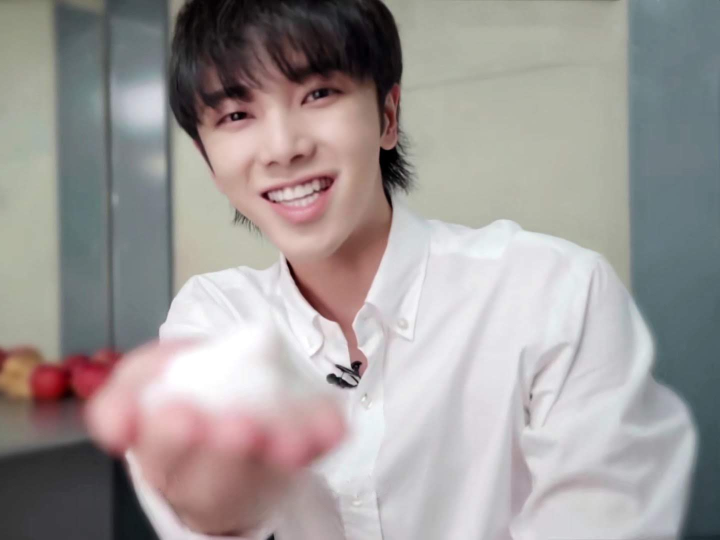
#> input picture test.jpg, 1440 x 1080 px (shown at 1/2 size)
$ python test_cv2.py
#> lines starting #> are read from the running program, lines starting #| are printed output that depends on the picture
# load numpy abd cv2
# initialize maze
# load image , iamread("檔案路徑")
# resize image
# assign resized image to 正確的 位置


import numpy as np
import cv2

# 開一個這樣的視窗，只有最一開始需要
canvas = np.zeros((600, 800, 3))
image = cv2.imread("./test.jpg")
#> image is the input picture: shape (1080, 1440, 3); mean B, G, R 152.8, 154.1, 159.7
print(image.shape)
#| (1080, 1440, 3)
resize_image = cv2.resize(image, (100, 100))
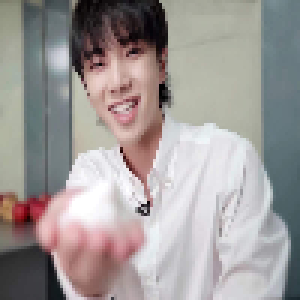
#> resize_image: shape (100, 100, 3) (shown 3 times larger); mean B, G, R 152.8, 154.1, 159.7
print(resize_image.shape)
#| (100, 100, 3)
x, y = 300-100, 400-100
canvas[x:x+100, y:y+100, :] = resize_image
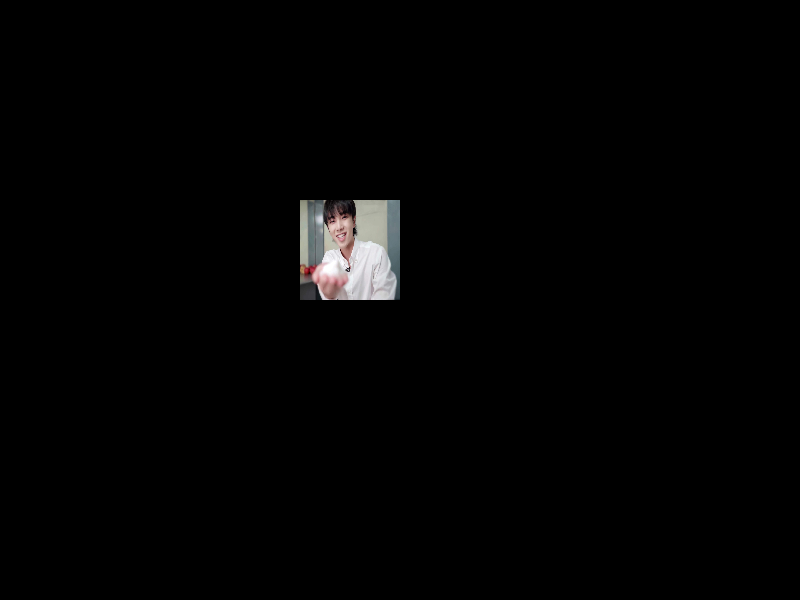
#> canvas: shape (600, 800, 3) float64; mean B, G, R 3.2, 3.2, 3.3
print(resize_image)
#> (printed output is left out)
